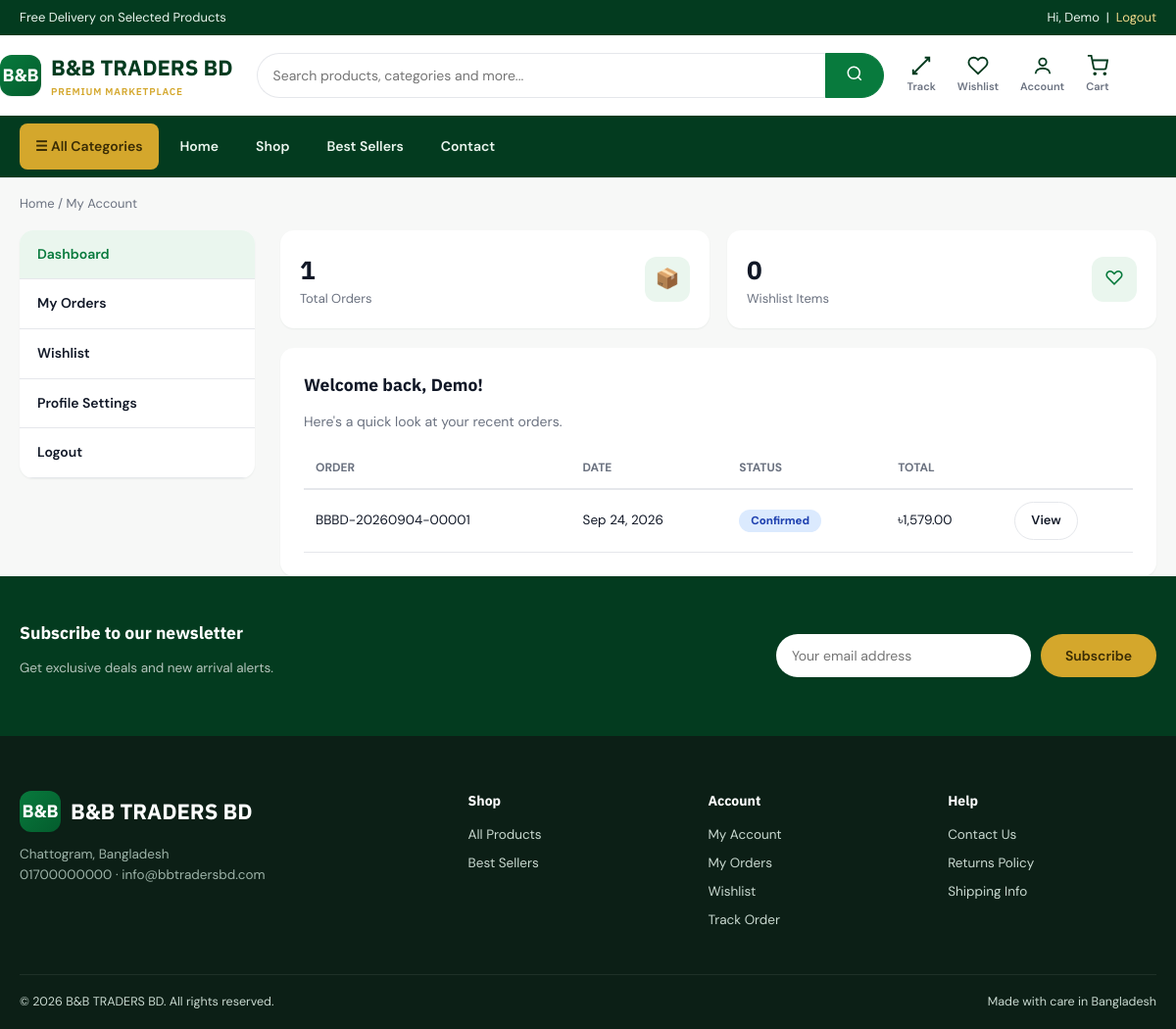
The page /account/dashboard.php (signed in) on the database its author committed.
### tables this page shows
CREATE TABLE users (
    id INT UNSIGNED AUTO_INCREMENT PRIMARY KEY,

    first_name VARCHAR(80) NOT NULL,
    last_name VARCHAR(80) NOT NULL,

    email VARCHAR(150) NOT NULL,
    password VARCHAR(255) NOT NULL,

    phone VARCHAR(30) DEFAULT NULL,

    address TEXT DEFAULT NULL,
    city VARCHAR(100) DEFAULT NULL,
    postal_code VARCHAR(20) DEFAULT NULL,

    avatar VARCHAR(255) DEFAULT NULL,

    role ENUM(
        'member',
        'admin',
        'super_admin'
    ) NOT NULL DEFAULT 'member',

    status ENUM(
        'active',
        'inactive',
        'blocked'
    ) NOT NULL DEFAULT 'active',

    created_at TIMESTAMP NOT NULL DEFAULT CURRENT_TIMESTAMP,
    updated_at TIMESTAMP NOT NULL DEFAULT CURRENT_TIMESTAMP
        ON UPDATE CURRENT_TIMESTAMP,

    UNIQUE KEY uq_users_email (email),
    KEY idx_users_role (role),
    KEY idx_users_status (status),
    KEY idx_users_created (created_at)
);

CREATE TABLE orders (
    id INT UNSIGNED AUTO_INCREMENT PRIMARY KEY,

    user_id INT UNSIGNED DEFAULT NULL,

    order_number VARCHAR(80) NOT NULL,

    subtotal DECIMAL(12,2) NOT NULL DEFAULT 0.00,
    discount_amount DECIMAL(12,2) NOT NULL DEFAULT 0.00,
    shipping_cost DECIMAL(12,2) NOT NULL DEFAULT 0.00,

    total_amount DECIMAL(12,2) NOT NULL DEFAULT 0.00,

    currency VARCHAR(10) NOT NULL DEFAULT 'BDT',

    coupon_id INT UNSIGNED DEFAULT NULL,
    coupon_code VARCHAR(50) DEFAULT NULL,

    payment_method ENUM(
        'cod',
        'bkash',
        'nagad',
        'stripe'
    ) NOT NULL,

    payment_status ENUM(
        'pending',
        'paid',
        'failed',
        'refunded'
    ) NOT NULL DEFAULT 'pending',

    order_status ENUM(
        'pending',
        'confirmed',
        'processing',
        'shipped',
        'delivered',
        'cancelled',
        'returned'
    ) NOT NULL DEFAULT 'pending',

     
    shipping_name VARCHAR(160) NOT NULL,
    shipping_email VARCHAR(150) DEFAULT NULL,
    shipping_phone VARCHAR(30) NOT NULL,

    shipping_address TEXT NOT NULL,
    shipping_city VARCHAR(100) NOT NULL,
    shipping_postal_code VARCHAR(20) DEFAULT NULL,

    notes TEXT DEFAULT NULL,

    stripe_session_id VARCHAR(255) DEFAULT NULL,
    stripe_payment_intent_id VARCHAR(255) DEFAULT NULL,

    created_at TIMESTAMP NOT NULL DEFAULT CURRENT_TIMESTAMP,
    updated_at TIMESTAMP NOT NULL DEFAULT CURRENT_TIMESTAMP
        ON UPDATE CURRENT_TIMESTAMP,

    CONSTRAINT fk_orders_user
        FOREIGN KEY (user_id)
        REFERENCES users(id)
        ON DELETE SET NULL
        ON UPDATE CASCADE,

    CONSTRAINT fk_orders_coupon
        FOREIGN KEY (coupon_id)
        REFERENCES coupons(id)
        ON DELETE SET NULL
        ON UPDATE CASCADE,

    UNIQUE KEY uq_orders_order_number (order_number),

    KEY idx_orders_user (user_id),
    KEY idx_orders_coupon (coupon_id),
    KEY idx_orders_payment_method (payment_method),
    KEY idx_orders_payment_status (payment_status),
    KEY idx_orders_order_status (order_status),
    KEY idx_orders_created (created_at),
    KEY idx_orders_stripe_session (stripe_session_id)
);

### includes/functions.php (called while the page is built, shortened)
<?php
function clean($value) {
    return htmlspecialchars(trim($value ?? ''), ENT_QUOTES, 'UTF-8');
}
function get_settings() {
    static $settings = null;
    if ($settings === null) {
        global $pdo;
        $settings = [];
        try {
            $stmt = $pdo->query("SELECT setting_key, setting_value FROM settings");
            foreach ($stmt->fetchAll() as $row) {
                $settings[$row['setting_key']] = $row['setting_value'];
            }
        } catch (Exception $e) {
            $settings = [];
        }
    }
    return $settings;
}
function get_setting($key, $default = '') {
    $settings = get_settings();
    return $settings[$key] ?? $default;
}
function format_price($amount) {
    $symbol = get_setting('currency_symbol', '৳');
    return $symbol . number_format((float) $amount, 2);
}

### includes/auth.php (called while the page is built, shortened)
<?php
function current_user() {
    static $user = null;
    if ($user !== null) return $user ?: null;
    global $pdo;
    $stmt = $pdo->prepare("SELECT id, first_name, last_name, email, phone, address, city, postal_code, avatar, role, status
                            FROM users WHERE id = ? LIMIT 1");
    $stmt->execute([$_SESSION['user_id']]);
    $row = $stmt->fetch();
    $user = $row;
    return $user;
}
function is_logged_in() {
    return current_user() !== null;
}
function require_login() {
    if (!is_logged_in()) {
        $_SESSION['redirect_after_login'] = $_SERVER['REQUEST_URI'];
        redirect('login.php');
    }
}

### account/dashboard.php (the view, shortened to what this page needs)
<?php
require_once __DIR__ . '/../config/config.php';
require_login();
$user = current_user();
$orderCount = $pdo->prepare("SELECT COUNT(*) FROM orders WHERE user_id = ?");
$orderCount->execute([$user['id']]);
$totalOrders = (int) $orderCount->fetchColumn();
$wishCount = $pdo->prepare("SELECT COUNT(*) FROM wishlists WHERE user_id = ?");
$wishCount->execute([$user['id']]);
$totalWishlist = (int) $wishCount->fetchColumn();
$recentOrders = $pdo->prepare("SELECT * FROM orders WHERE user_id = ? ORDER BY created_at DESC LIMIT 5");
$recentOrders->execute([$user['id']]);
$recentOrders = $recentOrders->fetchAll();
require_once __DIR__ . '/../includes/header.php';
?>
<div class="container">
  <div class="breadcrumb"><a href="<?= BASE_URL ?>index.php">Home</a> / My Account</div>
  <div class="account-layout">
    <?php include __DIR__ . '/includes-nav.php'; ?>
    <div>
      <div class="admin-cards" style="grid-template-columns:repeat(2,1fr); margin-bottom:20px;">
        <div class="admin-stat-card"><div><div class="num"><?= $totalOrders ?></div><div style="color:var(--text-soft); font-size:13px;">Total Orders</div></div><div class="icon">&#128230;</div></div>
        <div class="admin-stat-card"><div><div class="num"><?= $totalWishlist ?></div><div style="color:var(--text-soft); font-size:13px;">Wishlist Items</div></div><div class="icon">&#9825;</div></div>
      </div>
      <div class="account-card">
        <h3 style="margin-bottom:8px;">Welcome back, <?= clean($user['first_name']) ?>!</h3>
        <p style="color:var(--text-soft); font-size:14px;">Here's a quick look at your recent orders.</p>
        <?php if ($recentOrders): ?>
          <table class="data-table" style="margin-top:14px;">
            <thead><tr><th>Order</th><th>Date</th><th>Status</th><th>Total</th><th></th></tr></thead>
            <tbody>
            <?php foreach ($recentOrders as $o): ?>
              <tr>
                <td><?= clean($o['order_number']) ?></td>
                <td><?= date('M j, Y', strtotime($o['created_at'])) ?></td>
                <td><span class="status-pill status-<?= clean($o['order_status']) ?>"><?= clean($o['order_status']) ?></span></td>
                <td><?= format_price($o['total_amount']) ?></td>
                <td><a href="<?= BASE_URL ?>account/order-detail.php?id=<?= $o['id'] ?>" class="btn btn-outline btn-sm">View</a></td>
              </tr>
            <?php endforeach; ?>
            </tbody>
          </table>
        <?php else: ?>
          <p style="color:var(--text-soft);">You haven't placed any orders yet.</p>
        <?php endif; ?>
      </div>
    </div>
  </div>
</div>
<?php require_once __DIR__ . '/../includes/footer.php'; ?>

### includes/header.php (shortened to what this page needs)
<?php
$currentUser = current_user();
$currentPage = basename($_SERVER['SCRIPT_NAME']);
?>
<!DOCTYPE html>
<html lang="en">
<head>
<title><?= isset($pageTitle) ? clean($pageTitle) . ' | ' : '' ?><?= clean(get_setting('site_name', 'B&B TRADERS BD')) ?></title>
<link rel="stylesheet" href="<?= BASE_URL ?>assets/css/style.css?v=<?= filemtime(__DIR__ . '/../assets/css/style.css') ?>">
</head>
<body>
<div class="topbar">
  <div class="container">
    <span><?= clean(get_setting('announcement_text', 'Free Delivery on Selected Products')) ?></span>
    <span>
      <?php if ($currentUser): ?>
        Hi, <?= clean($currentUser['first_name']) ?> &nbsp;|&nbsp; <a href="<?= BASE_URL ?>logout.php">Logout</a>
      <?php else: ?>
        <a href="<?= BASE_URL ?>login.php">Login</a> / <a href="<?= BASE_URL ?>register.php">Sign Up</a>
      <?php endif; ?>
    </span>
  </div>
</div>
<header class="site-header">
  <div class="container header-main">
    <a href="<?= BASE_URL ?>index.php" class="brand">
      <span class="logo-badge">B&amp;B</span>
      <span>B&amp;B TRADERS BD<small>PREMIUM MARKETPLACE</small></span>
    </a>
    <div class="header-search">
      <form action="<?= BASE_URL ?>shop.php" method="get">
        <input type="text" name="q" placeholder="Search products, categories and more..." value="<?= clean($_GET['q'] ?? '') ?>">
        <button type="submit">
          <svg width="18" height="18" viewBox="0 0 24 24" fill="none" stroke="#fff" stroke-width="2"><circle cx="11" cy="11" r="8"/><path d="M21 21l-4.35-4.35"/></svg>
        </button>
      </form>
    </div>
    <div class="header-actions">
      <a href="<?= BASE_URL ?>track-order.php" class="header-action">
        <svg viewBox="0 0 24 24" fill="none" stroke-width="2"><path d="M3 3h18v18H3z" opacity="0"/><path d="M16 3h5v5M21 3l-9 9M8 21H3v-5M3 21l9-9"/></svg>
        Track
      </a>
      <a href="<?= BASE_URL . ($currentUser ? 'account/wishlist.php' : 'login.php') ?>" class="header-action">
        <svg viewBox="0 0 24 24" fill="none" stroke-width="2"><path d="M20.8 4.6a5.5 5.5 0 00-7.8 0L12 5.6l-1-1a5.5 5.5 0 00-7.8 7.8l1 1L12 21l7.8-7.6 1-1a5.5 5.5 0 000-7.8z"/></svg>
        Wishlist
      </a>
      <a href="<?= BASE_URL . ($currentUser ? 'account/dashboard.php' : 'login.php') ?>" class="header-action">
        <svg viewBox="0 0 24 24" fill="none" stroke-width="2"><circle cx="12" cy="8" r="4"/><path d="M4 21c0-4 4-6 8-6s8 2 8 6"/></svg>
        Account
      </a>
      <a href="<?= BASE_URL ?>cart.php" class="header-action">
        <svg viewBox="0 0 24 24" fill="none" stroke-width="2"><circle cx="9" cy="21" r="1"/><circle cx="20" cy="21" r="1"/><path d="M1 1h4l2.7 13.4a2 2 0 002 1.6h9.7a2 2 0 002-1.6L23 6H6"/></svg>
        Cart
      </a>
    </div>
  </div>
  <nav class="main-nav" id="mainNav">
    <div class="container">
      <a href="<?= BASE_URL ?>shop.php" class="all-cat-btn">&#9776; All Categories</a>
      <a href="<?= BASE_URL ?>index.php" class="<?= $currentPage === 'index.php' ? 'active' : '' ?>">Home</a>
      <a href="<?= BASE_URL ?>shop.php" class="<?= $currentPage === 'shop.php' ? 'active' : '' ?>">Shop</a>
      <a href="<?= BASE_URL ?>best-sellers.php" class="<?= $currentPage === 'best-sellers.php' ? 'active' : '' ?>">Best Sellers</a>
      <a href="<?= BASE_URL ?>contact.php">Contact</a>
    </div>
  </nav>
</header>
<main>

### rows shown on the page
users: first_name "Demo"
orders: order_number "BBBD-20260904-00001", created_at "Sep 24, 2026", order_status "Confirmed", total_amount "৳1,579.00"

### other values the page prints
get_setting('announcement_text', 'Free Delivery on Selected Products') "Free Delivery on Selected Products"
$totalOrders "1"
$totalWishlist "0"
get_setting('site_address', 'Chattogram, Bangladesh') "Chattogram, Bangladesh"
get_setting('site_phone', '') "01700000000"
get_setting('site_email', '') "info@bbtradersbd.com"
